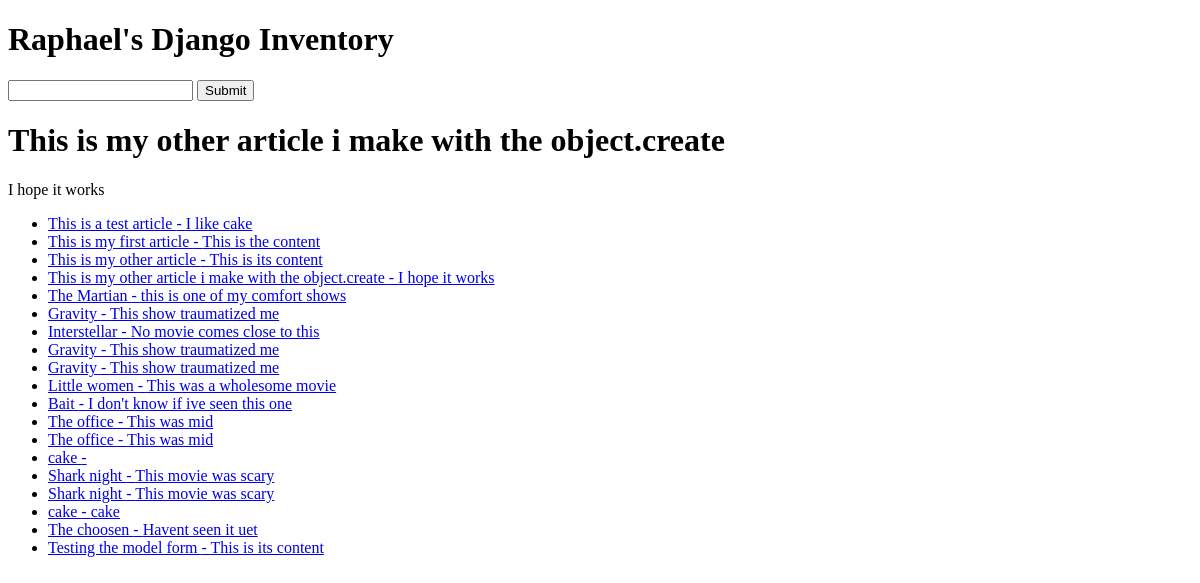
The app's page /, older data.
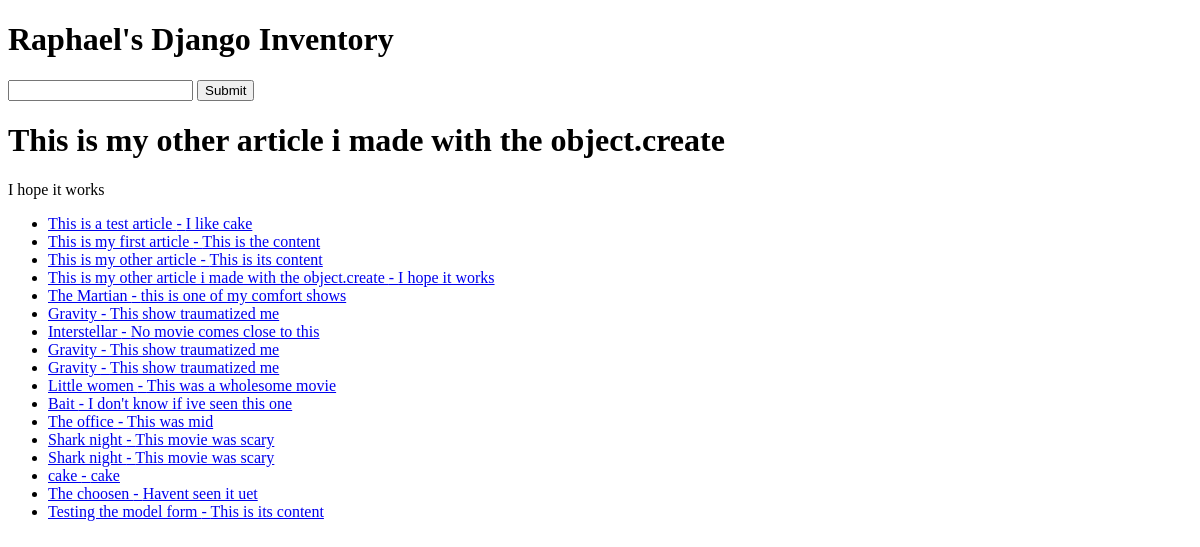
The same page, newer data.
### articles/models.py (models this page shows, shortened)
class Article(models.Model):
    user = models.ForeignKey(User, blank=True,
                             null=True, on_delete=models.SET_NULL)
    title = models.CharField(max_length=120)
    slug = models.SlugField(unique=True, blank=True, null=True)
    content = models.TextField()
    timestamp = models.DateTimeField(auto_now_add=True)
    updated = models.DateTimeField(auto_now=True)
    publish = models.DateField(
        auto_now=False, auto_now_add=False, null=True, blank=True)
    objects = ArticleManager()
    def get_absolute_url(self):
        return reverse('article-detail', kwargs={'slug': self.slug})

### trydjango/views.py (the view)
# urls.py: path('', views.home_view),
def home_view(request):
    article_obj = Article.objects.get(id=4)
    article_qs = Article.objects.all()
    context = {
        'object_list': article_qs,
        "title":  article_obj.title,
        "content": article_obj.content
    }
    HTML_STRING = render_to_string('home-view.html', context=context)
    return HttpResponse(HTML_STRING)

### articles/models.py (called while the page is built)
    def get_queryset(self):
        return ArticleQuerySet(self.model, using=self._db)

### templates/home-view.html
{% extends "base.html" %} {% block content %}
<h1>{{title}}</h1>
<p>{{content}}</p>
<ul>
  {% for x in object_list %} {%if x.title%}
  <li>
    <a href="{{x.get_absolute_url}}">{{x.title}} - {{x.content}}</a>
  </li>
  {% endif %} {% endfor %}
</ul>
{% endblock %}

Row changes from the older to the newer data that the page shows:
removed Article: title "The office", content "This was mid"
removed Article: title "cake"
changed Article "I hope it works": title "This is my other article i make with the object.create" → "This is my other article i made with the object.create"
